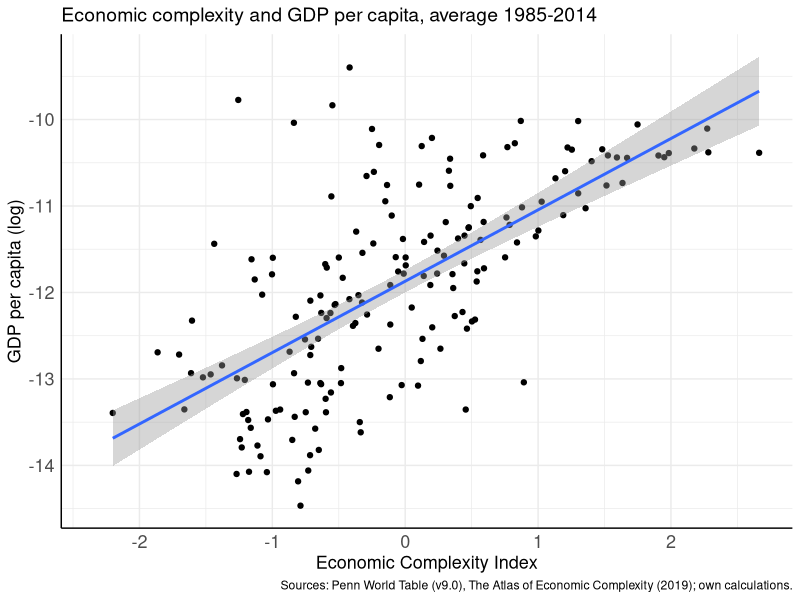
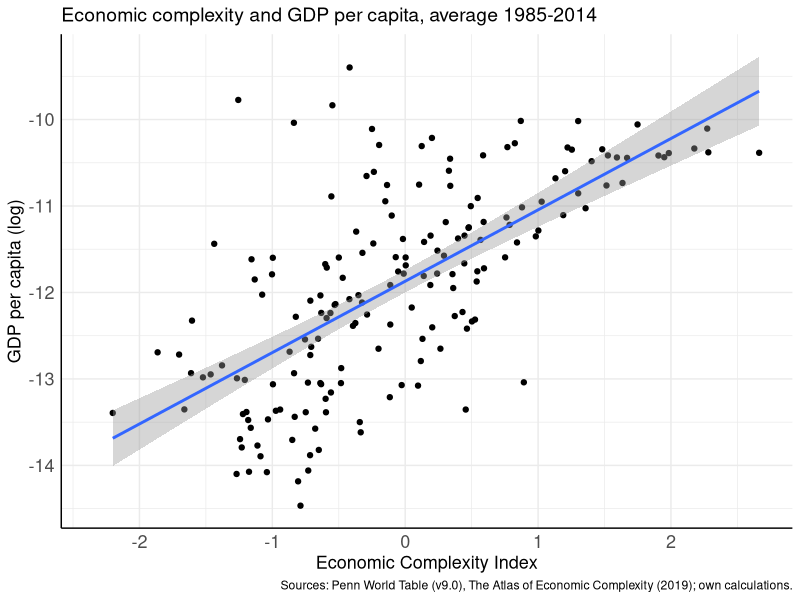

Here is the R script that generated these plots, in order:
library(tidyverse)
library(data.table)
library(here)

data_reg <- data.table::fread(here("data/ECI-growth-data_final.csv"))

plot_complexity <- data_reg %>%
  filter(Year>=1985, Year<2014) %>%
  mutate(Penn_GDP_PPP_log=log(Penn_GDP_PPP)) %>%
  dplyr::group_by(ccode) %>% 
  dplyr::summarize(
    eci_Mean = mean(eci, na.rm=TRUE), 
    Penn_GDP_PPP_log_Mean = mean(Penn_GDP_PPP_log, na.rm=TRUE), 
    .groups="drop") %>%
  ggplot(data=.,
         aes(x=eci_Mean, y=Penn_GDP_PPP_log_Mean)
         ) +
  geom_point() +
  geom_smooth(method="lm", formula = 'y~x') +
  labs(
    title = "Economic complexity and GDP per capita, average 1985-2014",
    x = "Economic Complexity Index", 
    y = "GDP per capita (log)", 
    caption = "Sources: Penn World Table (v9.0), The Atlas of Economic Complexity (2019); own calculations."
  ) +
  theme_bw() +
  theme(
    panel.border = element_blank(),
    axis.line = element_line(),
    axis.ticks = element_blank(),
    plot.title = element_text(size=14),
    axis.text = element_text(size=13),
    axis.title = element_text(size=13)
  )
plot_complexity

ggsave(plot = plot_complexity, 
       filename = here("output/Fig_1_complexity.pdf"), 
       width = 8, height = 5)
